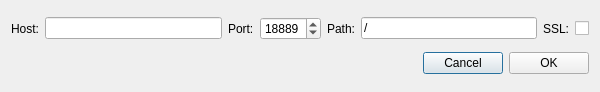
<?xml version="1.0" encoding="UTF-8"?>
<ui version="4.0">
 <class>NewNodeDialog</class>
 <widget class="QDialog" name="NewNodeDialog">
  <property name="windowModality">
   <enum>Qt::ApplicationModal</enum>
  </property>
  <property name="geometry">
   <rect>
    <x>0</x>
    <y>0</y>
    <width>600</width>
    <height>92</height>
   </rect>
  </property>
  <property name="windowTitle">
   <string>New remote node</string>
  </property>
  <layout class="QVBoxLayout" name="verticalLayout">
   <item>
    <layout class="QHBoxLayout" name="horizontalLayout">
     <item>
      <widget class="QLabel" name="label">
       <property name="text">
        <string>Host:</string>
       </property>
      </widget>
     </item>
     <item>
      <widget class="QLineEdit" name="m_hostEdit"/>
     </item>
     <item>
      <widget class="QLabel" name="label_2">
       <property name="text">
        <string>Port:</string>
       </property>
      </widget>
     </item>
     <item>
      <widget class="QSpinBox" name="m_portSpin">
       <property name="minimum">
        <number>1</number>
       </property>
       <property name="maximum">
        <number>65535</number>
       </property>
       <property name="value">
        <number>18889</number>
       </property>
      </widget>
     </item>
     <item>
      <widget class="QLabel" name="m_path">
       <property name="text">
        <string>Path:</string>
       </property>
      </widget>
     </item>
     <item>
      <widget class="QLineEdit" name="m_pathEdit">
       <property name="text">
        <string>/</string>
       </property>
      </widget>
     </item>
     <item>
      <widget class="QLabel" name="label_3">
       <property name="text">
        <string>SSL:</string>
       </property>
      </widget>
     </item>
     <item>
      <widget class="QCheckBox" name="m_enableSSL">
       <property name="checked">
        <bool>false</bool>
       </property>
       <property name="tristate">
        <bool>false</bool>
       </property>
      </widget>
     </item>
    </layout>
   </item>
   <item>
    <layout class="QHBoxLayout" name="horizontalLayout_2">
     <item>
      <spacer name="horizontalSpacer">
       <property name="orientation">
        <enum>Qt::Horizontal</enum>
       </property>
       <property name="sizeHint" stdset="0">
        <size>
         <width>40</width>
         <height>20</height>
        </size>
       </property>
      </spacer>
     </item>
     <item>
      <widget class="QPushButton" name="m_cancelButton">
       <property name="text">
        <string>Cancel</string>
       </property>
      </widget>
     </item>
     <item>
      <widget class="QPushButton" name="m_okButton">
       <property name="text">
        <string>OK</string>
       </property>
      </widget>
     </item>
    </layout>
   </item>
  </layout>
 </widget>
 <resources/>
 <connections>
  <connection>
   <sender>m_okButton</sender>
   <signal>clicked()</signal>
   <receiver>NewNodeDialog</receiver>
   <slot>accept()</slot>
   <hints>
    <hint type="sourcelabel">
     <x>500</x>
     <y>62</y>
    </hint>
    <hint type="destinationlabel">
     <x>276</x>
     <y>44</y>
    </hint>
   </hints>
  </connection>
  <connection>
   <sender>m_cancelButton</sender>
   <signal>clicked()</signal>
   <receiver>NewNodeDialog</receiver>
   <slot>reject()</slot>
   <hints>
    <hint type="sourcelabel">
     <x>417</x>
     <y>62</y>
    </hint>
    <hint type="destinationlabel">
     <x>276</x>
     <y>44</y>
    </hint>
   </hints>
  </connection>
 </connections>
</ui>
